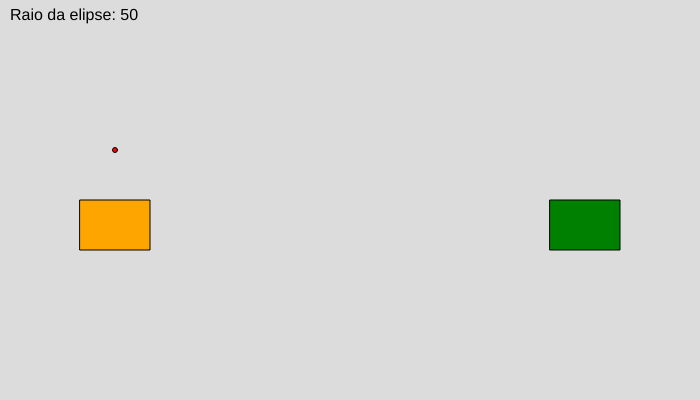
Frame 1 (no input)
Frame 60 (no input): identical to frame 1, image omitted
Frame 120 (the mouse pressed at the canvas centre since frame 60): identical to frame 1, image omitted

The p5.js sketch that drew this single still picture (run headless with seeded random() and noise() and a simulated clock; from frame 60 on, the mouse is pressed at the canvas centre):

// p5.js sketch
// ── sketch.js
let player1 = { x: 80, y: 200, w: 70, h: 50, color: 'orange' };
let player2 = { x: 550, y: 200, w: 70, h: 50, color: 'green' };

let ellipseCenter, ellipseRadius, isPlayer1Turn, projectile, isProjectileFlying, angle;

let winner = null;

function setup() {
  createCanvas(700, 400);
  initializeGame();
}

function initializeGame() {
  ellipseCenter = { x: 115, y: 150 };
  ellipseRadius = 50;
  isPlayer1Turn = true;
  isProjectileFlying = false;
  projectile = { x: 50, y: 150, radius: 10 };
  angle = 0;
  winner = null;
}

function draw() {
  background(220);

  checkInput();

  fill(player1.color);
  rect(player1.x, player1.y, player1.w, player1.h);

  fill(player2.color);
  rect(player2.x, player2.y, player2.w, player2.h);

  fill('red');
  ellipse(ellipseCenter.x, ellipseCenter.y, 5, 5);

  if (isProjectileFlying) {
    checkCollision();

    fill('blue');
    ellipse(projectile.x, projectile.y, projectile.radius * 2, projectile.radius * 2);

    projectile.x = ellipseCenter.x + ellipseRadius * cos(angle);
    projectile.y = ellipseCenter.y + ellipseRadius * sin(angle);

    if (isPlayer1Turn) {
      angle += 0.1;
      if (angle >= TWO_PI) {
        endTurn();
      }
    } else {
      angle -= 0.1;
      if (angle <= -TWO_PI) {
        endTurn();
      }
    }
  }

  if (winner) {
    fill('black');
    textSize(32);
    textAlign(CENTER, CENTER);
    text(winner + " Wins!", width / 2, height / 2);
  }
  else {
    fill('black');
    textSize(16);
    textAlign(LEFT, BASELINE);
    text('Raio da elipse: ' + ellipseRadius, 10, 20);
  }
}

function keyPressed() {
  if (key === 'r') {
    initializeGame();
    loop();
    return;
  }

  if (isProjectileFlying || winner) {
    return;
  }


  if (key === '+') ellipseRadius += 10;
  if (key === '-') ellipseRadius -= 10;

  if (key === 'f') {
    isProjectileFlying = true;
  }
}

function checkInput() {
  if (isProjectileFlying || winner) {
    return;
  }

  if (keyIsDown(UP_ARROW)) ellipseCenter.y -= 5;
  if (keyIsDown(DOWN_ARROW)) ellipseCenter.y += 5;
  if (keyIsDown(RIGHT_ARROW)) ellipseCenter.x += 5;
  if (keyIsDown(LEFT_ARROW)) ellipseCenter.x -= 5;

  ellipseCenter.x = constrain(ellipseCenter.x, 0, width);
  ellipseCenter.y = constrain(ellipseCenter.y, 0, height);
}

function checkCollision() {
  if (
    projectile.x + projectile.radius > player1.x &&
    projectile.x - projectile.radius < player1.x + player1.w &&
    projectile.y + projectile.radius > player1.y &&
    projectile.y - projectile.radius < player1.y + player1.h
  ) {
    winner = "Player 2";
    noLoop();
  }

  if (
    projectile.x + projectile.radius > player2.x &&
    projectile.x - projectile.radius < player2.x + player2.w &&
    projectile.y + projectile.radius > player2.y &&
    projectile.y - projectile.radius < player2.y + player2.h
  ) {
    winner = "Player 1";
    noLoop();
  }

  if (projectile.x < 0 || projectile.x > width || projectile.y < 0 || projectile.y > height) {
    endTurn();
  }
}

function endTurn() {
  isProjectileFlying = false;
  angle = 0;

  isPlayer1Turn = !isPlayer1Turn;

  if (isPlayer1Turn) {
    ellipseCenter.x = player1.x + player1.w / 2;
    ellipseCenter.y = player1.y - 50;
    projectile.x = player1.x + player1.w / 2;
    projectile.y = player1.y - ellipseRadius;
  } else {
    ellipseCenter.x = player2.x + player2.w / 2;
    ellipseCenter.y = player2.y - 50;
    projectile.x = player2.x + player2.w / 2;
    projectile.y = player2.y - ellipseRadius;
  }
}

// ── style.css
html, body {
  margin: 0;
  padding: 0;
  display: flex;
  justify-content: center;
  align-items: center;
  height: 100%;
}
canvas {
  display: block;
}
